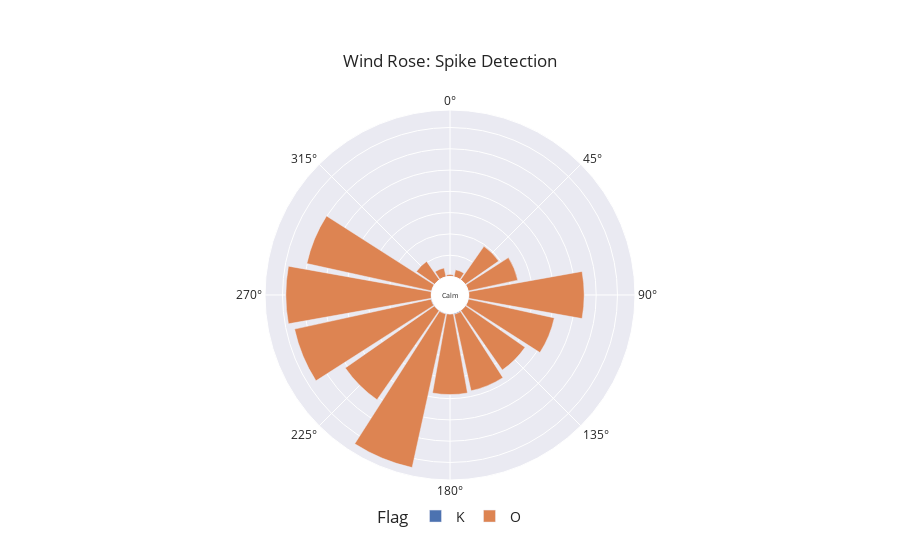

The code cell stored with this chart in its notebook:
### Markdown cell above
![](sites/SCHR.jpg)

### Code cell
# FINR Rathaus Gemeinde Finsing
df_site = extract_site_data(df=df, dates = dates, site_name="FINR")

plot_wind_rose(df_site, column="Flag")

### Figure 1 — Plotly figure (JSON) as saved in the notebook; plotly's stock layout.template omitted (floating-point values rounded to 4 significant figures)
{"data": [{"hovertemplate": "Flag=K<br>len=%{r}<br>cardinal_direction=%{theta}<extra></extra>", "legendgroup": "K", "marker": {"color": "rgb(76,114,176)", "pattern": {"shape": ""}}, "name": "K", "r": [83, 98, 10, 158, 113, 138, 191, 55, 133, 21, 36, 98, 197, 13, 25, 282], "showlegend": true, "subplot": "polar", "theta": [135, 112.5, 0, 180, 270, 225, 247.5, 67.5, 90, 337.5, 45, 292.5, 202.5, 22.5, 315, 157.5], "type": "barpolar"}, {"hovertemplate": "Flag=O<br>len=%{r}<br>cardinal_direction=%{theta}<extra></extra>", "legendgroup": "O", "marker": {"color": "rgb(221,132,82)", "pattern": {"shape": ""}}, "name": "O", "r": [17062, 18890, 20645, 5250, 34100, 11893, 36962, 18430, 32848, 1719, 2144, 25502, 29987, 27040, 9552, 434], "showlegend": true, "subplot": "polar", "theta": [135, 180, 112.5, 315, 270, 67.5, 202.5, 157.5, 247.5, 22.5, 337.5, 225, 292.5, 90, 45, 0], "type": "barpolar"}], "layout": {"annotations": [{"font": {"size": 7}, "showarrow": false, "text": "Calm", "x": 0.5, "y": 0.5}], "barmode": "relative", "legend": {"font": {"size": 14}, "orientation": "h", "title": {"text": "Flag"}, "tracegroupgap": 0, "x": 0.5, "xanchor": "center", "y": -0.1, "yanchor": "middle"}, "margin": {"t": 110}, "polar": {"angularaxis": {"direction": "clockwise", "rotation": 90}, "domain": {"x": [0, 1], "y": [0, 1]}, "hole": 0.1, "radialaxis": {"linewidth": 0, "showticklabels": false, "ticks": ""}}, "title": {"text": "Wind Rose: Spike Detection", "xanchor": "center", "yanchor": "top"}}}
